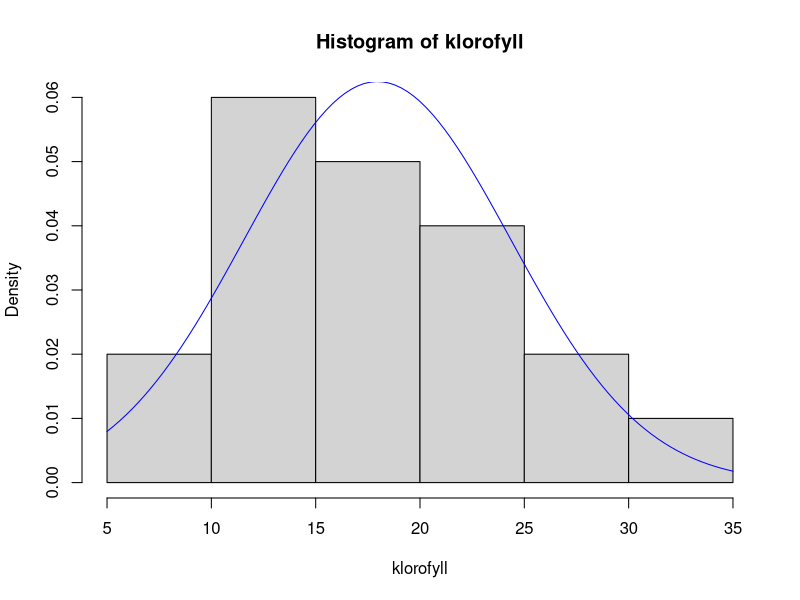
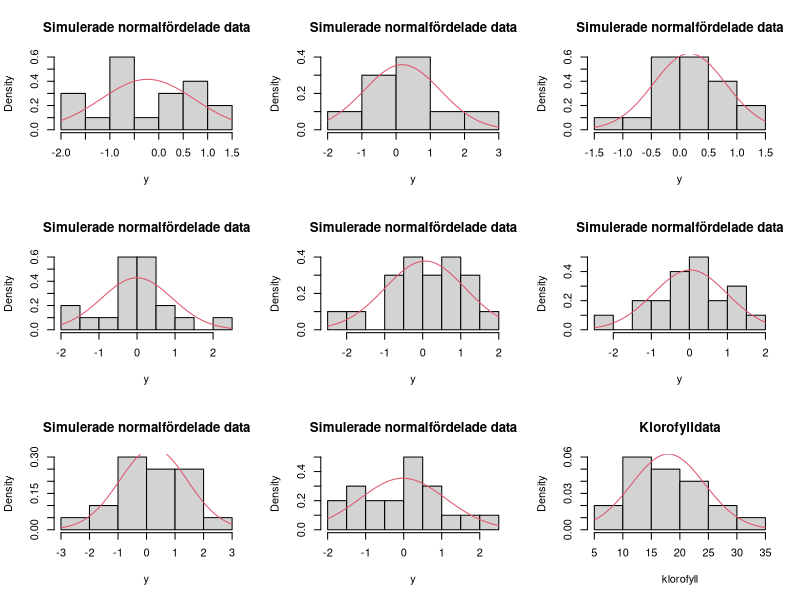
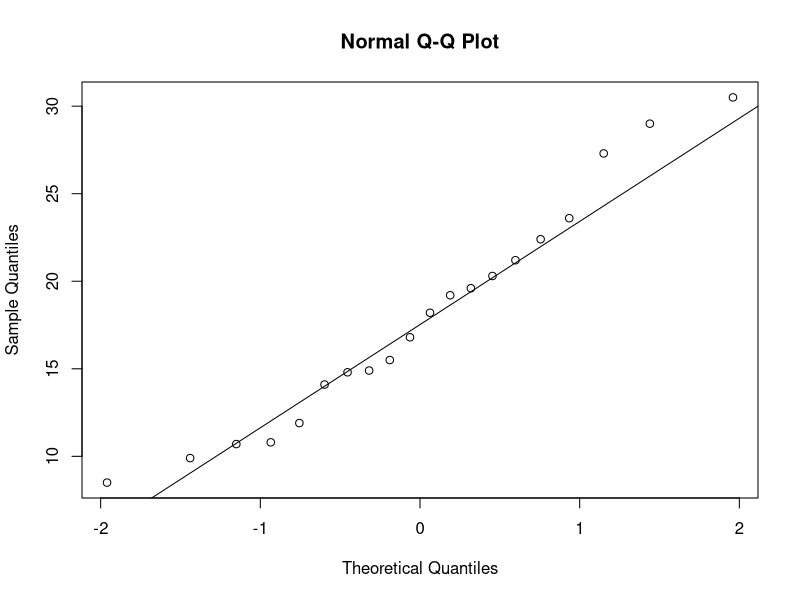
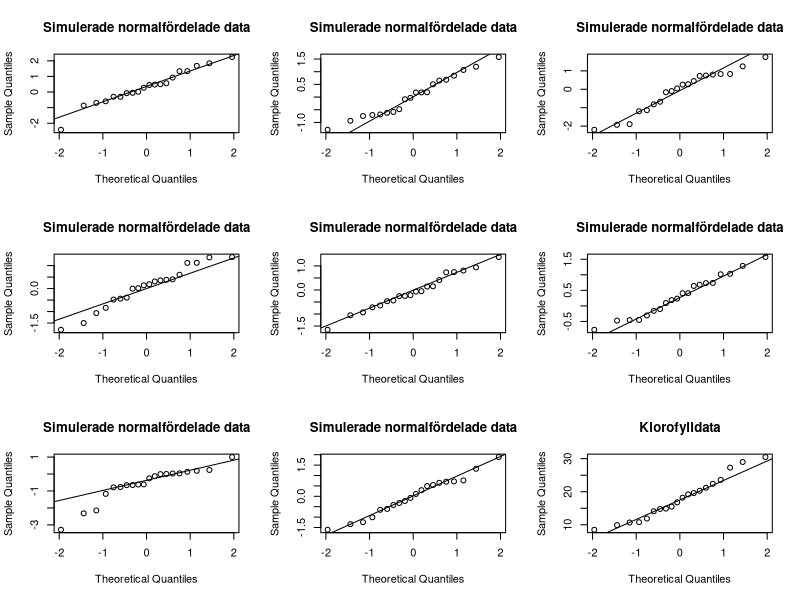
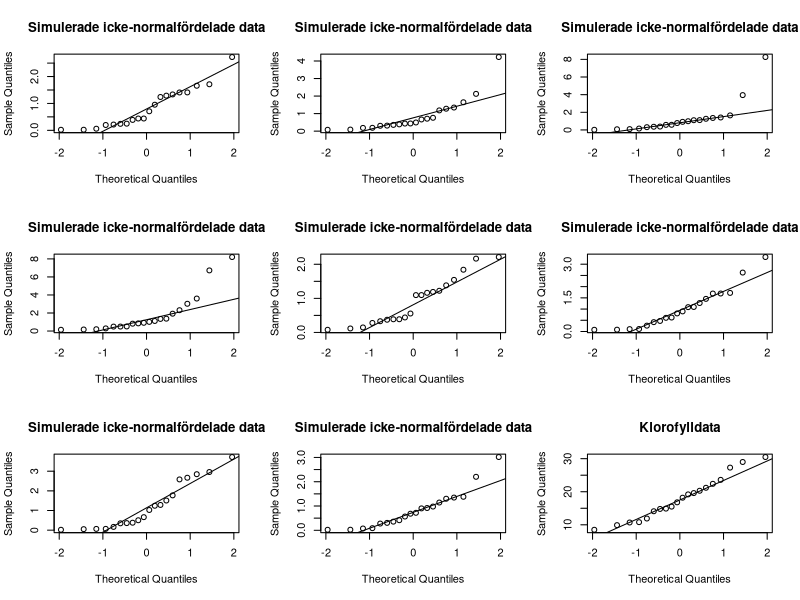
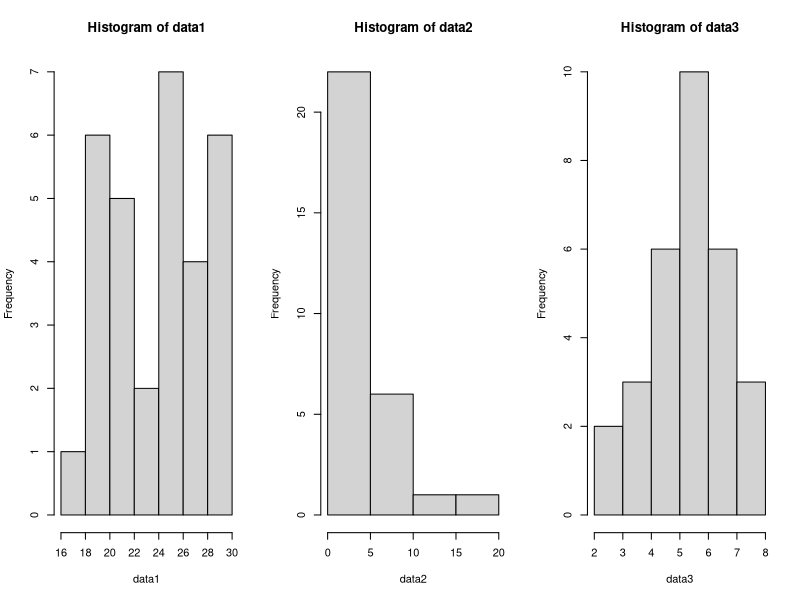
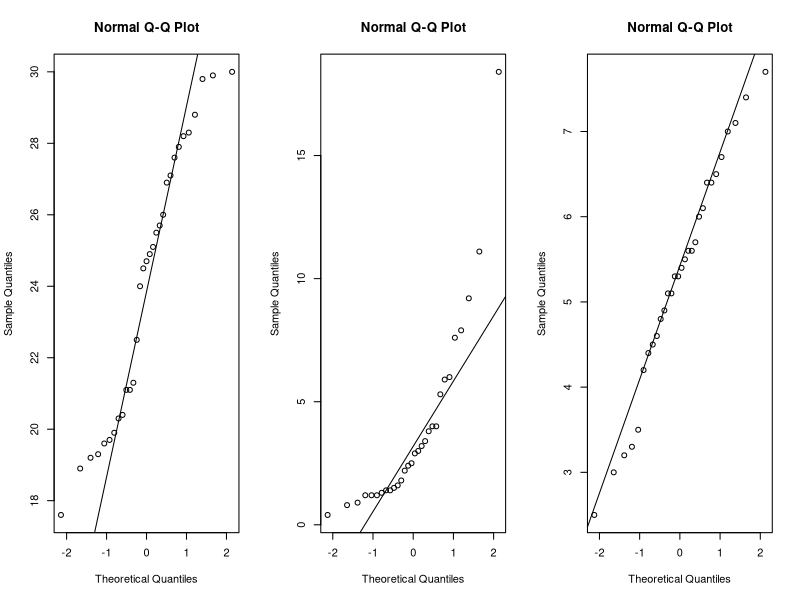
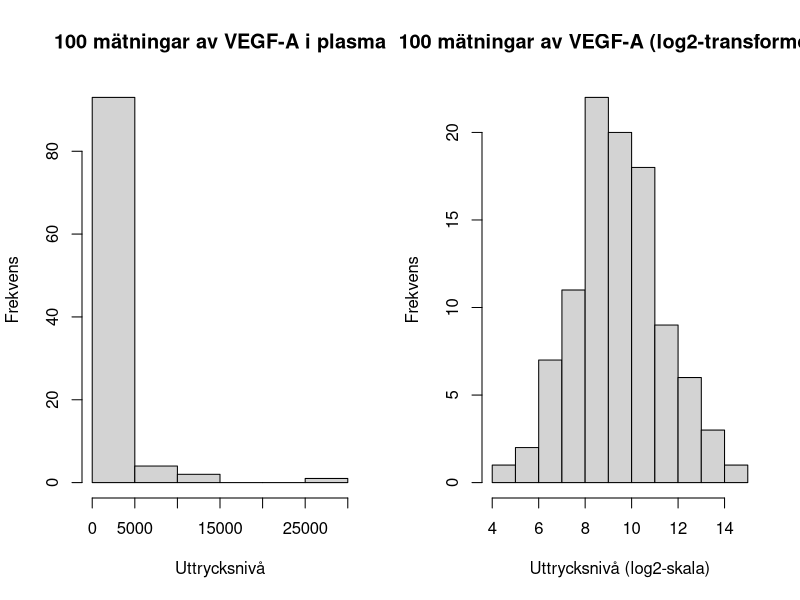

Recreate these plots in R, in order.
# Datorlab S3: t-test, konfidensintervall och normalfördelning

klorofyll <- c(14.9, 18.2, 23.6, 29.0, 10.7, 
               8.5, 30.5, 14.8, 21.2, 15.5, 
               27.3, 19.6, 16.8, 9.9, 14.1, 
               11.9, 10.8, 20.3, 22.4, 19.2)

hist(klorofyll, freq = F)
curve(
  dnorm(x, 
        mean = mean(klorofyll), 
        sd = sd(klorofyll)),
  col = "blue",
  add = T
)


par(mfrow = c(3,3)) # Rita histogrammen i ett 3x3-rutnät
for(i in 1:8) {
  y <- rnorm(20)
  hist(y, freq = FALSE, main = "Simulerade normalfördelade data")
  curve(dnorm(x, mean(y), sd(y)), col = 2, add = TRUE)
}
hist(klorofyll, freq = FALSE, main = "Klorofylldata")
curve(dnorm(x, mean(klorofyll), sd(klorofyll)), col = 2, add = TRUE)


par(mfrow = c(1,1)) # Återgå till att bara ha en figur i Plot-fönstret
qqnorm(klorofyll); qqline(klorofyll)

# Hur ser Q-Q-plottar ut när vi har normalfördelade data?
par(mfrow = c(3,3)) # Rita qqplottarna i ett 3x3-rutnät
for(i in 1:8) {
  x <- rnorm(20)
  qqnorm(x, main = "Simulerade normalfördelade data"); qqline(x)
}
qqnorm(klorofyll, main = "Klorofylldata"); qqline(klorofyll)

# Sedan provar vi att simulera data från exponentialfördelningen, som är väldigt olik normalfördelningen i sin form (se föreläsning 2):
  
# Hur ser Q-Q-plottar ut när vi inte har normalfördelade data?
par(mfrow = c(3,3)) # Rita qqplottarna i ett 3x3-rutnät
for(i in 1:8) {
  x <- rexp(20)
  qqnorm(x, main = "Simulerade icke-normalfördelade data"); qqline(x)
}
qqnorm(klorofyll, main = "Klorofylldata"); qqline(klorofyll)

par(mfrow = c(1,1))


## Fråga 1
data1 <- c(22.5, 18.9, 24.7, 19.2, 24.9, 24.5, 21.1, 26.9, 27.9, 25.7, 
           29.9, 19.6, 20.3, 29.8, 26.0, 19.7, 20.4, 27.1, 21.1, 17.6, 
           28.8, 27.6, 25.1, 19.3, 21.3, 28.3, 25.5, 24.0, 28.2, 19.9, 
           30.0)

data2 <- c(2.9, 0.9, 11.1, 0.8, 5.3, 2.4, 5.9, 6.0, 18.4, 1.4, 
           4.0, 3.8, 7.6, 1.3, 3.2, 1.4, 1.2, 0.4, 1.6, 9.2, 
           1.8, 2.2, 1.5, 3.0, 4.0, 3.4, 1.2, 2.5, 1.2, 7.9)

data3 <- c(4.4, 5.4, 6.0, 6.5, 5.5, 6.1, 3.2, 5.1, 5.7, 4.2, 
           5.1, 3.5, 2.5, 4.6, 4.5, 5.6, 7.1, 3.0, 4.8, 5.3, 
           5.6, 6.4, 3.3, 4.9, 6.4, 6.7, 5.3, 7.7, 7.0, 7.4)

par(mfrow = c(1,3))

hist(data1)
hist(data2)
hist(data3)

qqnorm(data1); qqline(data1)
qqnorm(data2); qqline(data2)
qqnorm(data3); qqline(data3)

par(mfrow = c(1,1))


## Fråga 2
hanar <- c(5200, 5200, 5400, 5200, 5150, 
           5550, 5150, 5250)
honor <- c(4900, 4850, 4750, 4800, 4800, 
           4950, 4850, 4900)

ttest_mf <- t.test(hanar, honor)
ttest_mf$p.value # Significant difference

honor[8] <- 5900

ttest_mf2 <- t.test(hanar, honor)
ttest_mf2$p.value

#########################################

vegfa <- c(276.70521, 1427.79981, 356.30008, 1196.00110, 509.23261, 
           11796.42430, 1310.99730, 1123.37197, 594.77945, 3146.80268, 
           387.09021, 881.72075, 93.59243, 388.94706, 134.02358, 
           531.34276, 453.40139, 253.06883, 9501.20644, 2206.76609,
           291.76904, 1825.95184, 194.53501, 804.66474, 1463.09730, 
           745.44133, 3829.71416, 506.53986, 346.49363, 289.47822, 
           3465.16420, 575.99201, 666.90155, 588.46630, 40.73986, 
           760.25838, 270.74971, 98.40727, 1011.29137, 1787.31351, 
           369.82245, 4253.98432, 26.86122, 5950.22703, 660.93198, 
           652.61847, 1406.71076, 217.30913, 474.04625, 1391.25003, 
           354.73552, 851.00335, 1837.26625, 952.69856, 6912.65400, 
           339.90152, 205.87360, 456.78200, 752.64827, 28462.01140, 
           607.46101, 4810.26280, 525.76343, 73.61633, 1563.96770, 
           425.86430, 269.13328, 722.66339, 1324.01615, 111.68116, 
           85.35531, 2180.75200, 245.57927, 173.11069, 461.91129, 
           2621.96007, 1639.08846, 1164.64698, 298.51177, 840.54893, 
           1272.62001, 240.23324, 839.38391, 102.66944, 355.69922, 
           2567.21071, 4279.33231, 1025.67717, 116.18017, 239.98809, 
           56.99277, 1505.90391, 225.31835, 2249.19339, 6380.29317, 
           224.28728, 1282.58436, 2769.40820, 14579.73624, 423.06866)

par(mfrow = c(1,2))
hist(vegfa, 
     main = "100 mätningar av VEGF-A i plasma", 
     xlab = "Uttrycksnivå", 
     ylab = "Frekvens", 
     breaks = 10)
hist(log2(vegfa), 
     main = "100 mätningar av VEGF-A (log2-transformerat)", 
     xlab = "Uttrycksnivå (log2-skala)", 
     ylab = "Frekvens")


x <- c(1, 2, 5)
y <- c(2, 2, 3)
mean(x) - mean(y) # x har högre medelvärde än y

mean(log(x)) - mean(log(y)) # Efter logaritmering har y högre medelvärde än x!

